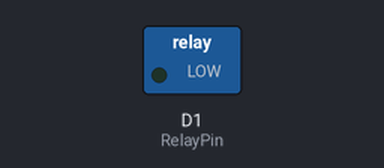
Simulated run of this sketch. Board: ESP8266 (NodeMCU). On the bench: switched loads named in the sketch (green lamp = pin HIGH).

Above: at 15.0 s.
At 32.5 s:
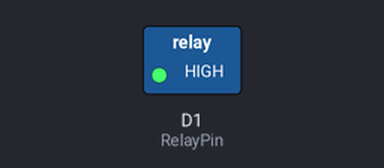
Timing chart, 0 to 45.5 s (numbered marks = the images above):
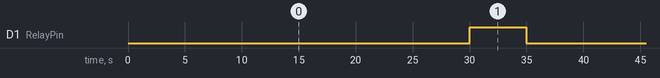

Measured:
- by itself, D1 (RelayPin): alternates HIGH for 5.0 s and LOW for 30.0 s

The sketch:

Sketch.ino
```cpp
// Define the pin numbers
const int RelayPin = D1;  // Connect NodeMCU Pin D1 to Relay IN Pin

// Define Variables
int RelayOffTime = 30;  // Off Time in seconds
int RelayOnTime = 5;    // On Time in seconds

void setup() {
  pinMode(RelayPin, OUTPUT);  // Set pin mode
}

void loop() {
  // Set D1 low (Relay off)
  digitalWrite(RelayPin, LOW);
  delay(RelayOffTime * 1000);  // Convert to milliseconds

  // Set D1 high (Relay on)
  digitalWrite(RelayPin, HIGH);
  delay(RelayOnTime * 1000);   // Convert to milliseconds
}
```
